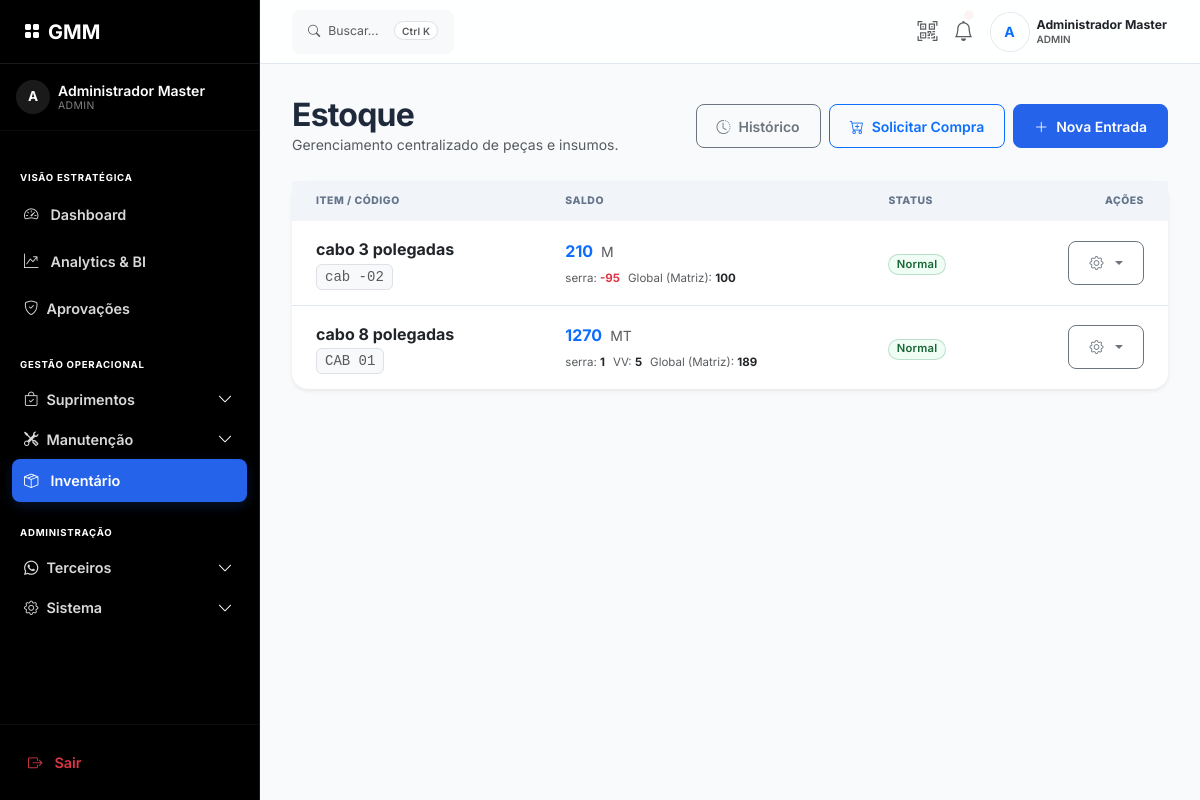
The page /os/estoque/painel (signed in) on the database as committed earlier.
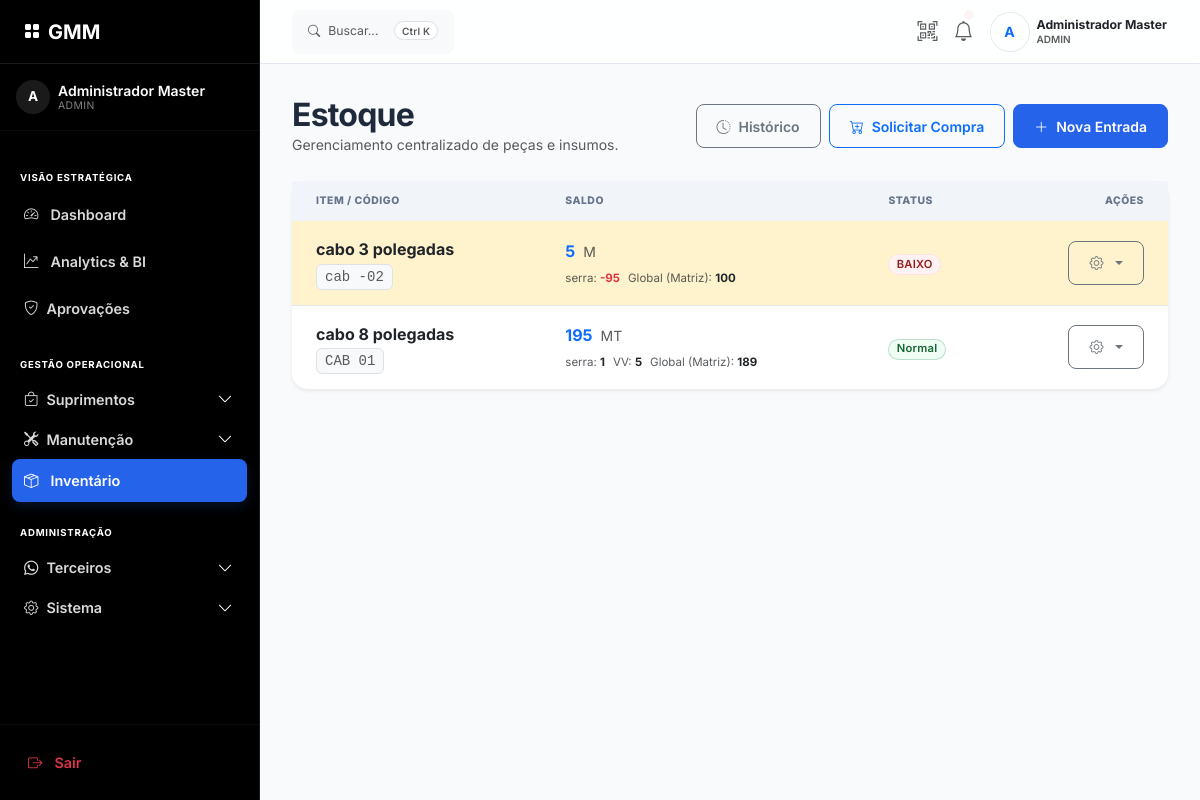
The same page on the database as committed later.
### app/models/estoque_models.py (models this page shows)
class Estoque(db.Model):
    __tablename__ = 'estoque'
    id = db.Column(db.Integer, primary_key=True)
    codigo = db.Column(db.String(20), unique=True, nullable=False)
    nome = db.Column(db.String(150), nullable=False)
    categoria_id = db.Column(db.Integer, db.ForeignKey('categorias_estoque.id'))
    unidade_medida = db.Column(db.String(5), nullable=False)
    quantidade_atual = db.Column(db.Numeric(10, 3), nullable=False, default=0)
    quantidade_minima = db.Column(db.Numeric(10, 3), nullable=False, default=5)
    valor_unitario = db.Column(db.Numeric(10, 2), nullable=True)
    localizacao = db.Column(db.String(100), nullable=True)
    unidade_id = db.Column(db.Integer, db.ForeignKey('unidades.id'), nullable=True)
    updated_at = db.Column(db.DateTime, default=datetime.utcnow, onupdate=datetime.utcnow)
    categoria = db.relationship('CategoriaEstoque', backref='itens')
    unidade = db.relationship('Unidade', backref='estoque_itens')

### app/routes/os.py (the view)
@bp.route('/estoque/painel')
@login_required
def painel_estoque():
    from decimal import Decimal
    itens = Estoque.query.order_by(Estoque.nome).all()
    needs_commit = False
    for item in itens:
        saldo_real = sum((s.quantidade or Decimal(0)) for s in item.saldos)
        if abs(float(saldo_real) - float(item.quantidade_atual or 0)) > 0.001:
            item.quantidade_atual = saldo_real
            needs_commit = True
    if needs_commit:
        try:
            db.session.commit()
        except Exception:
            db.session.rollback()
    unidades = Unidade.query.order_by(Unidade.nome).all()
    return render_template('estoque.html', estoque=itens, unidades=unidades)

### app/templates/estoque.html (shortened to what the changed rows need)
{% extends "base.html" %}
{% block content %}
<div class="mb-4 d-flex flex-column flex-md-row justify-content-between align-items-md-center gap-3">
    <div>
        <h2 class="mb-0 fw-bold">Estoque</h2>
    </div>
</div>
<div class="card border-0 shadow-sm">
    <div class="card-body p-0">
        <div class="table-responsive">
            <table class="table table-hover mb-0 align-middle">
                <thead class="bg-light">
                    <tr>
                        <th class="ps-4">Item / Código</th>
                        <th>Saldo</th>
                        <th>Status</th>
                        <th class="text-end pe-4">Ações</th>
                    </tr>
                </thead>
                <tbody>
                    {% for item in estoque %}
                    <tr class="{% if item.quantidade_atual <= item.quantidade_minima %}table-warning bg-opacity-10{% endif %}">
                        <td class="ps-4">
                            <div class="fw-bold text-dark">{{ item.nome }}</div>
                            <small class="text-muted font-monospace bg-light px-2 py-1 rounded border">{{ item.codigo }}</small>
                        </td>
                        <td>
                            <div class="d-flex align-items-center gap-2">
                                <span class="fw-bold fs-6 {{ 'text-danger' if item.quantidade_atual <= 0 else 'text-primary' }}">
                                    {{ "{:g}".format(item.quantidade_atual|float) }}
                                </span>
                                <span class="text-muted small">{{ item.unidade_medida }}</span>
                            </div>
                            {% if item.saldos %}
                            <div class="mt-1">
                                <ul class="list-unstyled mb-0 d-flex flex-wrap gap-2" style="font-size: 0.72rem;">
                                    {% for s in item.saldos %}
                                    <li class="text-nowrap">
                                        <span class="text-muted">{{ s.unidade.nome }}:</span>
                                        <span class="fw-bold {{ 'text-danger' if s.quantidade < 0 else 'text-dark' }}">
                                            {{ "{:g}".format(s.quantidade|float) }}
                                        </span>
                                    </li>
                                    {% endfor %}
                                </ul>
                            </div>
                            {% endif %}
                        </td>
                        <td>
                            {% if item.quantidade_atual <= item.quantidade_minima %}
                            <span class="badge bg-danger text-white">BAIXO</span>
                            {% else %}
                            <span class="badge bg-success bg-opacity-10 text-success border border-success border-opacity-25">Normal</span>
                            {% endif %}
                        </td>
                        <td class="text-end pe-4">
                            {% if current_user.tipo in ['admin', 'gerente', 'comprador'] %}
                            <div class="dropdown d-inline-block">
                                <button class="btn btn-sm btn-outline-secondary dropdown-toggle" type="button" data-bs-toggle="dropdown">
                                    <i class="bi bi-gear"></i>
                                </button>
                            </div>
                            {% endif %}
                        </td>
                    </tr>
                    {% endfor %}
                </tbody>
            </table>
        </div>
    </div>
</div>
{% endblock %}

Rows that differ between the two databases and show on the page:
changed Estoque "cabo 3 polegadas": quantidade_atual "210" → "5"; quantidade_atual "Normal" → "BAIXO"
changed Estoque "cabo 8 polegadas": quantidade_atual "1270" → "195"
